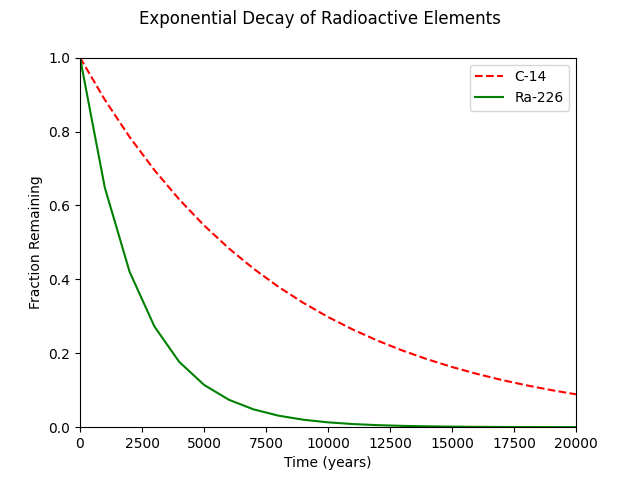

Python code for this plot:
#!/usr/bin/env python3
import numpy as np
import matplotlib.pyplot as plt

x = np.arange(0, 21000, 1000)
r = np.log(0.5)
t1 = 5730
t2 = 1600
y1 = np.exp((r / t1) * x)
y2 = np.exp((r / t2) * x)


plt.plot(x, y1, 'r--', label='C-14')
plt.plot(x, y2, 'g', label='Ra-226')
plt.xlim([0, 20000])
plt.ylim([0, 1])
plt.suptitle("Exponential Decay of Radioactive Elements")
plt.xlabel('Time (years)')
plt.ylabel('Fraction Remaining')
plt.legend()
plt.savefig("3-two.png")